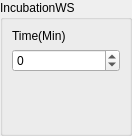
<?xml version="1.0" encoding="UTF-8"?>
<ui version="4.0">
 <class>IncubationWSWidget</class>
 <widget class="QWidget" name="IncubationWSWidget">
  <property name="geometry">
   <rect>
    <x>0</x>
    <y>0</y>
    <width>132</width>
    <height>136</height>
   </rect>
  </property>
  <property name="windowTitle">
   <string>Form</string>
  </property>
  <layout class="QGridLayout" name="gridLayout">
   <property name="leftMargin">
    <number>0</number>
   </property>
   <property name="topMargin">
    <number>0</number>
   </property>
   <property name="rightMargin">
    <number>0</number>
   </property>
   <property name="bottomMargin">
    <number>0</number>
   </property>
   <property name="spacing">
    <number>0</number>
   </property>
   <item row="0" column="0">
    <widget class="QGroupBox" name="groupBox">
     <property name="sizePolicy">
      <sizepolicy hsizetype="Minimum" vsizetype="Minimum">
       <horstretch>0</horstretch>
       <verstretch>0</verstretch>
      </sizepolicy>
     </property>
     <property name="title">
      <string>IncubationWS</string>
     </property>
     <layout class="QVBoxLayout" name="verticalLayout_4">
      <item>
       <layout class="QVBoxLayout" name="verticalLayout">
        <item>
         <widget class="QLabel" name="label">
          <property name="text">
           <string>Time(Min)</string>
          </property>
         </widget>
        </item>
        <item>
         <widget class="QSpinBox" name="spinTime">
          <property name="buttonSymbols">
           <enum>QAbstractSpinBox::UpDownArrows</enum>
          </property>
          <property name="accelerated">
           <bool>true</bool>
          </property>
          <property name="minimum">
           <number>-2147483647</number>
          </property>
          <property name="maximum">
           <number>2147483647</number>
          </property>
         </widget>
        </item>
       </layout>
      </item>
      <item>
       <spacer name="verticalSpacer">
        <property name="orientation">
         <enum>Qt::Vertical</enum>
        </property>
        <property name="sizeHint" stdset="0">
         <size>
          <width>20</width>
          <height>40</height>
         </size>
        </property>
       </spacer>
      </item>
     </layout>
    </widget>
   </item>
  </layout>
 </widget>
 <resources/>
 <connections/>
</ui>
